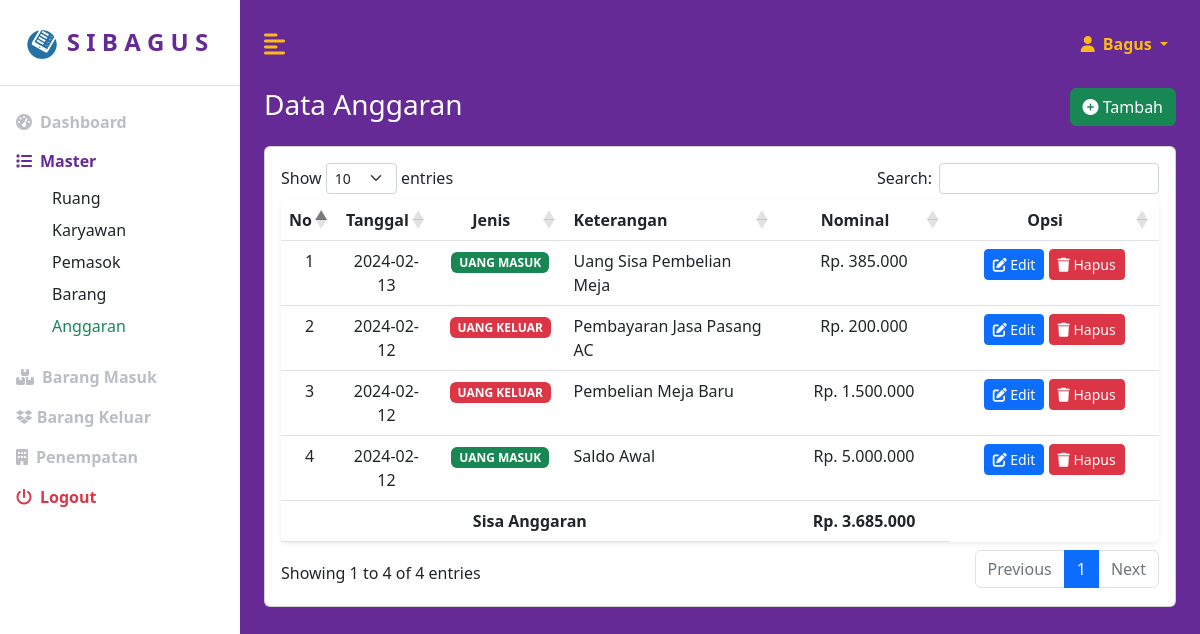
The app's page /index.php?page=anggarandata (signed in) with its own data.
### tables this page shows
CREATE TABLE `anggaran` (
  `id` int(11) NOT NULL,
  `karyawan_id` int(11) NOT NULL,
  `nominal` decimal(10,0) NOT NULL,
  `keterangan` text NOT NULL,
  `jenis` enum('Uang Masuk','Uang Keluar') NOT NULL,
  `tanggal` date NOT NULL,
  `jam` varchar(8) NOT NULL
);

### pages/anggaran/anggarandata.php (the view, shortened to what this page needs)
<div id="atas" class="row">
    <div class="col">
        <div class="row">
            <div class="col-md-6">
                <h3>Data Anggaran</h3>
            </div>
            <div class="col-md-6">
                <a href="?page=anggarantambah" class="btn btn-success float-end">
                    <i class="fa fa-plus-circle"></i> Tambah
                </a>
            </div>
        </div>
    </div>
</div>
    <?php
    $resultSet = mysqli_query($koneksi, "SELECT * FROM anggaran ORDER BY tanggal DESC, jam DESC");
    ?>
<div id="bawah" class="row mt-3">
    <div class="col">
        <div class="card my-card">
            <table class="table bg-white rounded shadow-sm table-hover" id="example" width="100%">
                <thead>
                    <tr>
                        <th width="5%" class="text-center">No</th>
                        <th width="10%" class="text-center">Tanggal</th>
                        <th width="15%" class="text-center">Jenis</th>
                        <th width="25%">Keterangan</th>
                        <th width="20%" class="text-center">Nominal</th>
                        <th width="25%" class="text-center">Opsi</th>
                    </tr>
                </thead>
                <tbody>
                    <?php
                    $no = 0;
                    $masuk = 0;
                    $keluar = 0;
                    while ($row = mysqli_fetch_assoc($resultSet)) {
                        if ($row['jenis'] == 'Uang Masuk') {
                            $span = '<span class="badge bg-success">UANG MASUK</span>';
                            $masuk += $row['nominal'];
                        } else {
                            $span = '<span class="badge bg-danger">UANG KELUAR</span>';
                            $keluar += $row['nominal'];
                        }
                        $no++;
                    ?>
                        <tr>
                            <td class="text-center"><?= $no ?></td>
                            <td class="text-center"><?= $row['tanggal'] ?></td>
                            <td class="text-center"><?= $span ?></td>
                            <td><?= $row['keterangan'] ?></td>
                            <td class="text-center">Rp. <?= number_format($row['nominal'], 0, ",", ".") ?></td>
                            <td class="text-center">
                                <a href="?page=anggaranubah&id=<?= $row['id'] ?>" class="btn btn-sm btn-primary">
                                    <i class="fa fa-edit"></i> Edit
                                </a>
                                <a href="#" onclick="konfirmasi('?page=anggaranhapus&id=<?= $row['id'] ?>');" class="btn btn-sm btn-danger">
                                    <i class="fa fa-trash"></i> Hapus
                                </a>
                            </td>
                        </tr>
                    <?php
                    }
                    $total = $masuk - $keluar;
                    ?>
                </tbody>
                <tfoot>
                    <tr>
                        <td colspan="4" class="text-center"><b>Sisa Anggaran</b></td>
                        <td class="text-center"><b>Rp. <?= number_format($total, 0, ",", ".") ?></b></td>
                    </tr>
                </tfoot>
            </table>
        </div>
    </div>
</div>

### assets/css/custom.css (style rules this page uses)
:root { --main-bg-color: #009d63; --main-text-color: #009d63; --second-text-color: #bbbec5; --second-bg-color: #c1efde; --ungu: rgb(101, 42, 149); --oren: rgb(255, 184, 26); --hijo: rgb(100, 164, 65); }
h3 { color: white; }
body { min-height: 100vh; min-height: -webkit-fill-available; }
html { height: -webkit-fill-available; }
.my-card { padding: 1rem 1rem; }

### records on screen
anggaran: tanggal "2024-02-13", jenis "UANG MASUK", keterangan "Uang Sisa Pembelian Meja", nominal "385.000"
anggaran: tanggal "2024-02-12", jenis "UANG KELUAR", keterangan "Pembayaran Jasa Pasang AC", nominal "200.000"
anggaran: tanggal "2024-02-12", jenis "UANG KELUAR", keterangan "Pembelian Meja Baru", nominal "1.500.000"
anggaran: tanggal "2024-02-12", jenis "UANG MASUK", keterangan "Saldo Awal", nominal "5.000.000"

### other values on screen
$_SESSION["nama_karyawan"] "Bagus"
$total "3.685.000"
